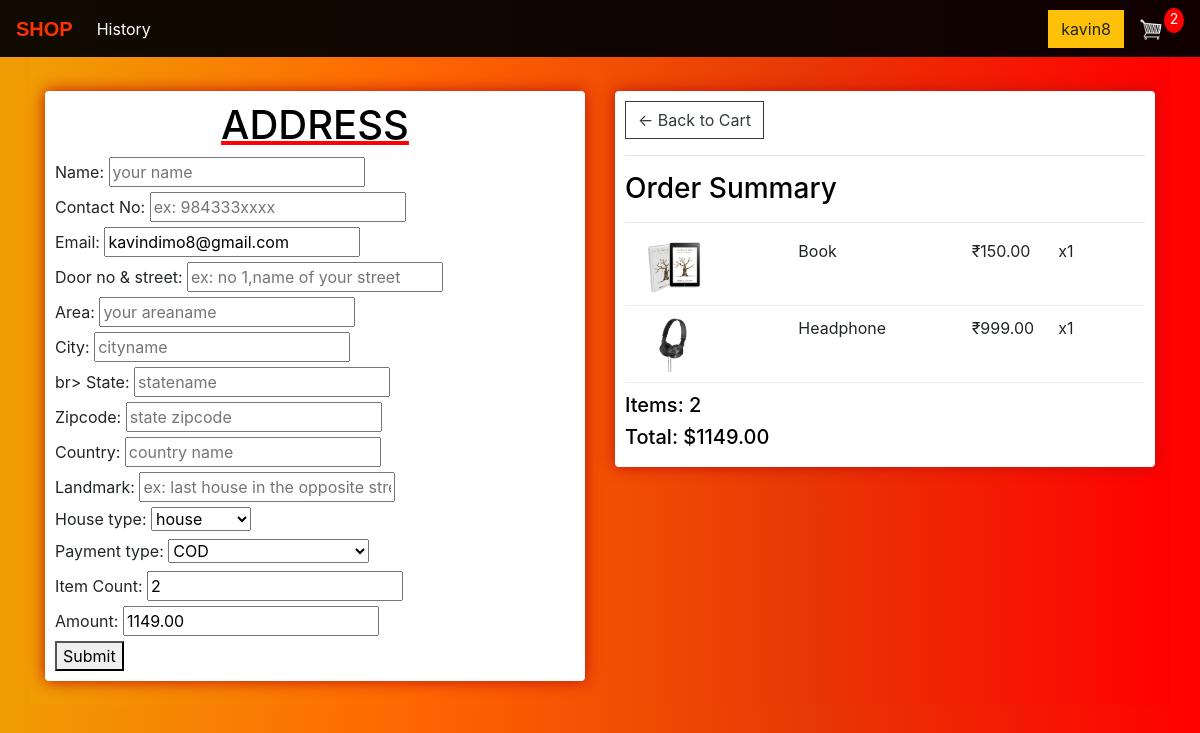
Before: /main/checkout/ (signed in) with the older database file.
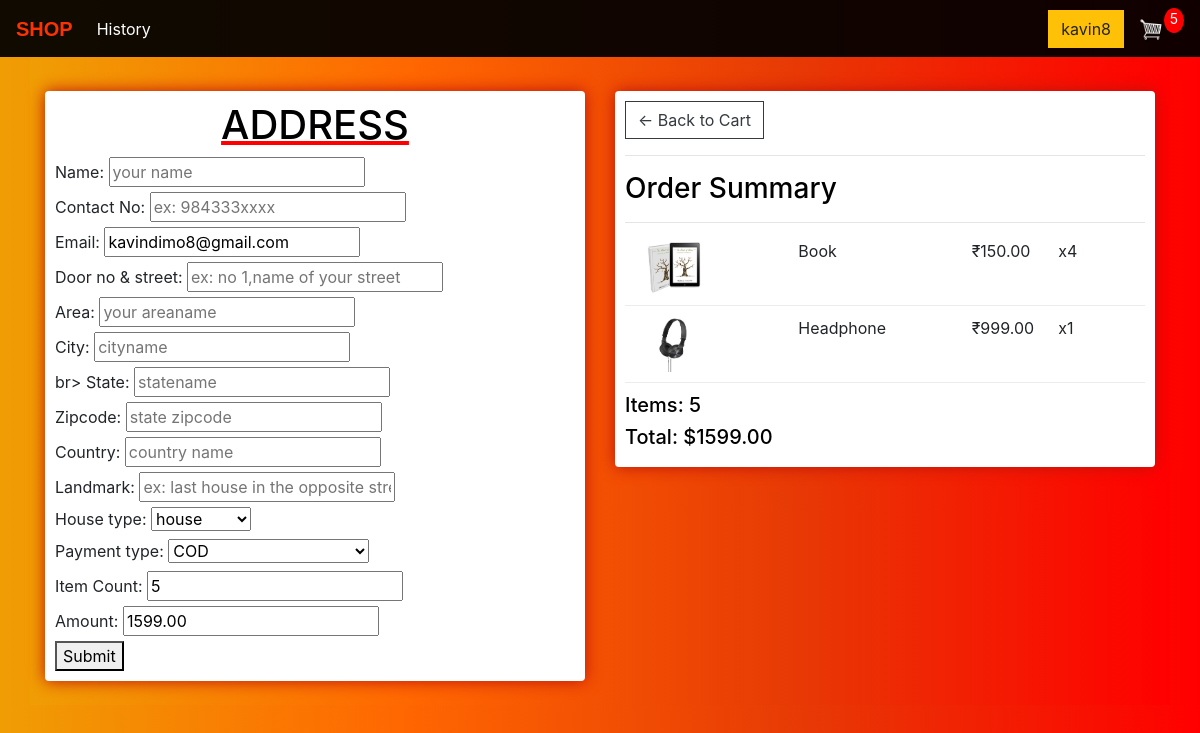
After: the same page with the newer database file.
### store/models.py (models this page shows, shortened)
class Order(models.Model):
	customer = models.ForeignKey(Customer, on_delete=models.SET_NULL, null=True, blank=True)
	date_ordered = models.DateTimeField(auto_now_add=True)
	complete = models.BooleanField(default=False)
	transaction_id = models.CharField(max_length=100, null=True)
	@property
	def shipping(self):
		shipping = False
		orderitems = self.orderitem_set.all()
		for i in orderitems:
			if i.product.digital == False:
				shipping = True
		return shipping
	@property
	def get_cart_total(self):
		orderitems = self.orderitem_set.all()
		total = sum([item.get_total for item in orderitems])
		return total
	@property
	def get_cart_items(self):
		orderitems = self.orderitem_set.all()
		total = sum([item.quantity for item in orderitems])
		return total

class OrderItem(models.Model):
	product = models.ForeignKey(Product, on_delete=models.SET_NULL, null=True)
	order = models.ForeignKey(Order, on_delete=models.SET_NULL, null=True)
	quantity = models.IntegerField(default=0, null=True, blank=True)
	date_added = models.DateTimeField(auto_now_add=True)
	@property
	def get_total(self):
		total = self.product.price * self.quantity
		return total

class Product(models.Model):
	name = models.CharField(max_length=200)
	price = models.FloatField()
	digital = models.BooleanField(default=False,null=True, blank=True)
	image = models.ImageField(null=True, blank=True)
	@property
	def imageURL(self):
		try:
			url = self.image.url
		except:
			url = ''
		return url

### store/views.py (the view)
# urls.py: path('checkout/', views.checkout, name="checkout"),
def checkout(request):
	data = cartData(request)
	score=request.user.merit
	cartItems = data['cartItems']
	order = data['order']
	items = data['items']
	if request.method == 'POST':
		form = OrdererForm(request.POST)
		if form.is_valid():
			form.save()
			return HttpResponseRedirect("/delivery",{'form':form})
	else:
		form = OrdererForm()
	context = {'items':items,'score':score, 'order':order, 'cartItems':cartItems,'form': form}
	return render(request, 'store/checkout.html', context)

### store/forms.py
class OrdererForm(forms.ModelForm):
    class Meta:
       model = Orderer
       fields = ('name','email','address1','address2','city','state','zipcode','country','landmark','count','quantity','customerhousetype','contactno','paymode')

### store/utils.py (called while the page is built)
def cartData(request):
	if request.user.is_authenticated:
		customer = request.user.customer
		order, created = Order.objects.get_or_create(customer=customer, complete=False)
		items = order.orderitem_set.all()
		cartItems = order.get_cart_items
	else:
		cookieData = cookieCart(request)
		cartItems = cookieData['cartItems']
		order = cookieData['order']
		items = cookieData['items']
	return {'cartItems':cartItems ,'order':order, 'items':items}

### templates/store/checkout.html (shortened to what this page needs)
{% extends 'store/main.html' %}
{% load static %}
{% block content %}
     <div class="row">
		<div class="col-lg-6">
			<div class="box-element" id="form-wrapper">
							<u style="color:#FF0000"><h1 style="text-align:center;color:#000000">ADDRESS</h1></u>
				<form method="post" enctype="multipart/form-data">
   					<label for="name">Name:</label>
   					<input type="text" id="name" name="name" placeholder="your name"><br>
   					<label for="contactno">Contact No:</label>
   					<input type="text" id="contactno" name="contactno" placeholder="ex: 984333xxxx"><br>
   					<label for="email">Email:</label>
  					<input type="text" id="email" name="email" value="{{request.user.email}}" readonly><br>
   					<label for="address">Door no & street:</label>
   					<input type="text" id="address1" name="address1" placeholder="ex: no 1,name of your street"><br>
   					<label for="address">Area:</label>
   					<input type="text" id="address2" name="address2" placeholder="your areaname"><br>
   					<label for="city">City:</label>
   					<input type="text" id="city" name="city" placeholder="cityname"><br>br>
   					<label for="state">State:</label>
   					<input type="text" id="state" name="state" placeholder="statename"><br>
   					<label for="zipcode">Zipcode:</label>
   					<input type="text" id="zipcode" name="zipcode" placeholder="state zipcode"><br>
   					<label for="country">Country:</label>
   					<input type="text" id="country" name="country" placeholder="country name"><br>
   					<label for="landmark">Landmark:</label>
   					<input type="text" id="landmark" name="landmark" placeholder="ex: last house in the opposite stree of mall"><br>
   					<label for="customerhousetype">House type:</label>
   					<select name="customerhousetype">
   						<option id="customerhousetype" name="customerhousetype" value="1">house</option>
   					</select>
   					<br>
   					{% if score == 60 or score < 60 %}
   					<label for="paymode">Payment type:</label>
   					<select name="paymode">
   						<option id="paymode" name="paymode" value="2">ONLINE TRANSACTION</option>
   					</select>
   					{% else %}
   					<label for="paymode">Payment type:</label>
   					<select name="paymode">
   						<option id="paymode" name="paymode" value="1">COD</option>
   					</select>
   					{% endif %}
   					<br>
   					<label for="count">Item Count:</label>
  					<input type="text" id="count" name="count" value="{{order.get_cart_items}}" readonly><br>
  					<label for="quantity">Amount:</label>
  					<input type="text" id="quantity" name="quantity" value="{{order.get_cart_total|floatformat:2}}" readonly><br>
  					<button type="submit">Submit</button>
				</form>
			</div>
			<br>
		</div>
		<div class="col-lg-6">
			<div class="box-element">
				<a  class="btn btn-outline-dark" href="{% url 'cart' %}">&#x2190; Back to Cart</a>
				<hr>
				<h3 style="color:#000000;">Order Summary</h3>
				<hr>
				{% for item in items %}
				<div class="cart-row">
					<div style="flex:2"><img class="row-image" src="{{item.product.imageURL}}"></div>
					<div style="flex:2"><p>{{item.product.name}}</p></div>
					<div style="flex:1"><p>₹{{item.product.price|floatformat:2}}</p></div>
					<div style="flex:1"><p>x{{item.quantity}}</p></div>
				</div>
				{% endfor %}
				<h5 style="color:#000000;">Items:   {{order.get_cart_items}}</h5>
				<h5 style="color:#000000;">Total:   ${{order.get_cart_total|floatformat:2}}</h5>
			</div>
		</div>
	</div>
{% endblock content %}

### templates/store/main.html (shortened to what this page needs)
<!DOCTYPE html>
{% load static %}
<html>
<head>
	<link rel="stylesheet" href="https://stackpath.bootstrapcdn.com/bootstrap/4.4.1/css/bootstrap.min.css">
    <link rel="stylesheet" href="https://stackpath.bootstrapcdn.com/bootstrap/4.4.1/css/bootstrap.min.css">
	<link rel="stylesheet" type="text/css" href="{% static 'css/main.css' %}">
</head>
<body>
	<nav id="nav" class="navbar navbar-expand-lg  ">
	  <a id="txt"class="navbar-brand" href="{% url 'store' %}"><b>SHOP</b></a>
	  <div class="collapse navbar-collapse" id="navbarSupportedContent">
	    <ul class="navbar-nav mr-auto">
	      {% if user.is_authenticated %}
	      <li class="nav-item active">
	        <a class="nav-link" style="color:#FFFFFF" href="history/">History <span class="sr-only">(current)</span></a>
	      </li>
	 	{% endif %}
	    </ul>
	    {% if user.is_authenticated %}
	    <div id="log" class="form-inline my-2 my-lg-0">
	     	<a href="login/"class="btn btn-warning">{{request.user.username}}</a>
	     	<a href="{% url 'cart' %}">
	    		<img  id="cart-icon" src="{% static 'images/cart.png' %}">
	    	</a>
	    	<p id="cart-total">{{cartItems}}</p>
	    </div>
	    {% endif %}
	  </div>
	</nav>
     <div class="container">
            <br>
            {% block content %}
            {% endblock content %}
         </div>
</body>
</html>

Changed rows visible on the page:
changed through a linked row, Order: count "2" → "5"; quantity "1149.00" → "1599.00"; get_cart_items "2" → "5"; get_cart_total "1149.00" → "1599.00"
changed OrderItem "Book": quantity "1" → "4"
Other visible differences:
{{ cartItems }}: "2" → "5"
